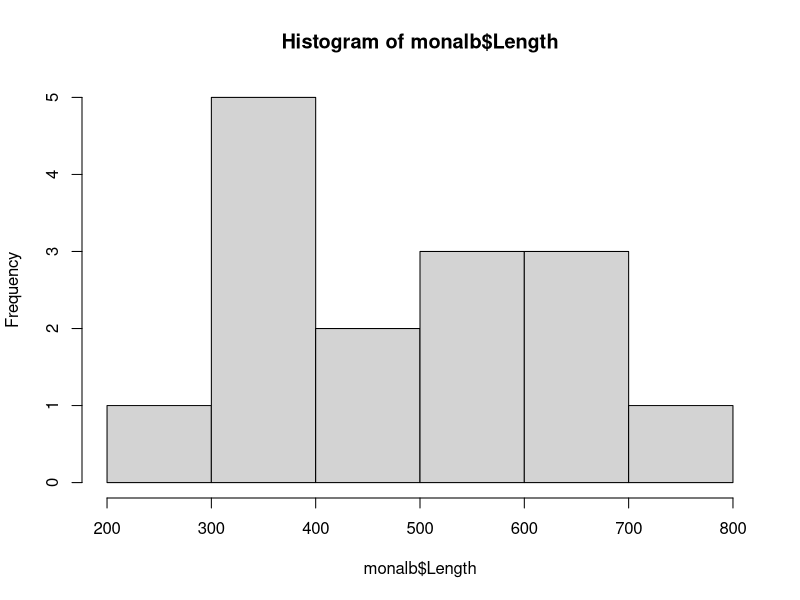

Recreate this plot in R. (Note: this script raises an error after producing the figure.)
## ---- chunk 1
library(tidyverse) #data manipulation
## ---- chunk 2
#read in organic material (om), this is somewhat of a misnomer
#these are basal resources in the food web
processed.om<-read.csv(file = "Data/Processed Samples/Processed_Samples_08_10_2020_om.csv", header = T)
colnames(processed.om)<-c("Date", "Year", "Slough", "Site", "Habitat", "Species", "ID", 
                          "Freezer", "Tube_Weight", "Total_Mass", "Comments", "Sorted", "neg_80_freezer", 
                          "Freeze_Dried", "Dried", "Crushed", "Isotope", "Decarb", "Entered_by", "Checked_by")


#read in and set colnames for invert file
processed.inverts<-read.csv(file = "Data/Processed Samples/Processed_Samples_08_10_2020_inverts.csv", header = T)
colnames(processed.inverts)<-c("Date", "Year", "Season", "Slough", "Site", "Habitat", "Method",
                               "Species", "ID", "Count", "Wet_Weight", "Comments", "Entered_by", "Checked_by", 
                               "Sorted", "neg_80_freezer", "Freeze_Dried", "Dried", "Crushed", "Isotope", "Decarb")

#read in and set colnames for vert file
processed.verts<-read.csv(file = "Data/Processed Samples/Processed_Samples_08_10_2020_verts.csv", header = T)
colnames(processed.verts)<-c("Date", "Year", "Season", "Slough", "Site", "Habitat", "Method",
                             "Species", "ID", "Length", "Wet_Weight", "Sex", "Stomach_Kept",
                             "Comments", "Entered_by", "Checked_by", "Sorted", "neg_80_freezer", 
                             "Freeze_Dried", "Dried", "Crushed", "Isotope", "Decarb")

#make sure there aren't other random columns being read in by selecting on those we want
processed.verts<-select(processed.verts, c(Date, Year, Season, Slough, Site, Habitat, Method,
                                           Species, ID, Length, Wet_Weight, Sex, Stomach_Kept,
                                           Comments, Entered_by, Checked_by, Sorted, neg_80_freezer, 
                                           Freeze_Dried, Dried, Crushed, Isotope, Decarb))

processed.cray<-read.csv(file = "Data/Processed Samples/Processed_Samples_08_10_2020_crayfish.csv", header = T)
colnames(processed.cray)<-c("Date", "Year", "Season", "Slough", "Site", "Habitat",
                            "Method", "Species", "ID", "Length", "Wet_Weight", "Sex", "Comments", "Sorted", "neg_80_freezer",
                            "Freeze_Dried", "Dried", "Crushed", "Isotope", "Decarb", "Entered_by", "Checked_by")

#There's still an issue with reading in these data related to the *s in the excel file
processed.zoo<-read.csv(file = "Data/Processed Samples/Processed_Samples_08_10_2020_zooplankton.csv", header = T)
colnames(processed.zoo)<-c("Month", "Year", "Slough", "Site", "Habitat", "Species", "ID", "Count", "Comments", "Sorted",
                           "neg_80_freezer", "Freeze_Dried", "Dried", "Isotope")


## ---- chunk 3
processed.om$Sample_Type<-"om"
processed.cray$Sample_Type<-"cray"
processed.inverts$Sample_Type<-"invert"
processed.verts$Sample_Type<-"vert"
processed.zoo$Sample_Type<-"zooplankton"
## ---- chunk 4
#join these data frames together
raw.processed.samples<-bind_rows(processed.om, processed.cray, processed.inverts, 
                                 processed.verts, processed.zoo) %>%
  arrange(Year, Season, Slough, Site, Habitat, Species, Method)

#drop the year column, will reattached
raw.samples.no.year<-select(raw.processed.samples, -Year)
sort(raw.samples.no.year$Date, decreasing = F)
samples.no.date<-filter(raw.samples.no.year, Date=="")

#split the date column into month, day, year 
raw.samples.date.sep<-separate(raw.samples.no.year, col="Date", into = c("Month", "Day", "Year"), sep = "/")

#change this year column to the old year column so that every entry has a year
raw.samples.date.sep$Year<-raw.processed.samples$Year

#check for erroneous values
sort(raw.samples.date.sep$Year, decreasing = T) #shows one entry is 2109, not 2019
sort(raw.samples.date.sep$Year, decreasing = F)

#fixing 2109 error
raw.samples.date.sep$Year[raw.samples.date.sep$Year==2109]<-2019

samples.sorted<-raw.samples.date.sep
## ---- chunk 5
#Month
month.error<-filter(samples.sorted, !Month %in% c(1:12)) 
levels(as.factor(samples.sorted$Month)) #What is in the month column anyway?
#fix month errors
samples.sorted$Month<-replace(samples.sorted$Month, samples.sorted$Month %in% c("2018", "2019"), "")
samples.sorted$Month<-replace(samples.sorted$Month, samples.sorted$Month == "N-18", 11)
samples.sorted$Month[samples.sorted$Year==2019 & grepl("Mi", samples.sorted$ID)]<-3
samples.sorted$Month[samples.sorted$Year==2018 & grepl("Mi", samples.sorted$ID)]<-12
#Set missing months for SRS wet-season sites to March
samples.sorted$Month[samples.sorted$Year==2019 & samples.sorted$Month=="" & samples.sorted$Slough=="SRS"] <- 3
#Set missing months for TSL wet-season sites to April
samples.sorted$Month[samples.sorted$Year==2019 & samples.sorted$Month=="" & samples.sorted$Slough=="TSL"] <- 4
#Set missing months for dry-season samples to November
samples.sorted$Month[samples.sorted$Year==2018 & samples.sorted$Month==""] <- 11


#Day
day.error<-filter(samples.sorted, !Day %in% c(1:31))
levels(as.factor(samples.sorted$Day)) 
#some samples were missing dates
#2019 (dry season) samples from march are being set to the 15th
samples.sorted$Day[samples.sorted$Year==2019 & is.na(samples.sorted$Day) & samples.sorted$Month == 3] <- 15
#Do the same for 2018 (wet season) for each month
samples.sorted$Day[samples.sorted$Year==2018 & is.na(samples.sorted$Day)] <- 15
#TSL 2019


#Year
year.error<-filter(samples.sorted, !Year %in%  c(2018, 2019))

#slough
slough.error<-filter(samples.sorted, !Slough %in% c("TSL", "SRS"))
#2 entries are not labeled as SRS or TSL
#Both are from TSL, fixing that here
samples.sorted$Slough[samples.sorted$Slough %in% c("","PMD", "MDW")]<-"TSL"
#Re-run slough.error to make sure the new output has 0 rows

#Check for season errors
season.error<-filter(samples.sorted, !Season %in% c("WET", "DRY"))

#Set season based on year
samples.sorted$Year<-as.numeric(samples.sorted$Year)
samples.sorted$Season<-as.character(samples.sorted$Season)
samples.sorted$Season[samples.sorted$Year==2018]<-"Wet"
samples.sorted$Season[samples.sorted$Year==2019]<-"Dry"

#Check for any remaining season errors, note capitalization is different
season.error<-filter(samples.sorted, !Season %in% c("Wet", "Dry"))

#Going to do method next, first want to separate TT and the subsequent number 
#This will allow for better calculations of density estimates for TT data if we want to 
#go that route at any point

#First, I need to edit in something between TT and the number to separate by
samples.sorted$Method<-gsub("1", "_1", samples.sorted$Method)
samples.sorted$Method<-gsub("2", "_2", samples.sorted$Method) 
samples.sorted$Method<-gsub("3","_3", samples.sorted$Method)

levels(as.factor(samples.sorted$Method))

#separate method and throw based on "_"
samples.sorted<-separate(samples.sorted, col = "Method", into = c("Method", "Throw"), sep = "_")

#check for throw errors
throw.error<-filter(samples.sorted, Method == "TT" & !Throw %in% c(1,2,3) | Method != "TT" & !is.na(Throw))

#check for method errors
method.error<-filter(samples.sorted, !Method %in% c("EFISH", "TT", "MT", "FR", "DF", "FT"))

#many samples were labelled "HAND" these are organisms and should more accurately be labelled free range
samples.sorted$Method[samples.sorted$Method=="HAND"]<-"FR"
#adding in FT (funnel trap) for zooplankton samples
samples.sorted$Method[grepl("Mi", samples.sorted$ID)]<-"FT"
#organic matter samples don't have a method, these I am also going to label as FR
samples.sorted$Method[is.na(samples.sorted$Method)]<-"FR"
#EFISH spelled as EFSISH, correcting
samples.sorted$Method[samples.sorted$Method=="EFSISH"]<-"EFISH"
#re-run method.error to make sure all error were corrected (0 rows in resulting object)

#now that method is in order, we can work on site
#work on the different levels of Site, if they are not efish, standardize 
#check errors for everything that isn't EFISH, these should all be the the alligator holes/ponds we targeted
#tt = throw trap
tt.site.error<-filter(samples.sorted, !Site %in% c("LJB", "CPB", "AH11", "AH13", "AHWG16", # 5 SRS Sites
                                                "AH02", "AH03", "AH05", "AH09", "AHMDB") & # 5 TSL Sites
                     Method!="EFISH")

levels(as.factor(tt.site.error$Site))

#check general site errors, EFISHing was done at sites besides our focal sites
#They were labeled based on the MDW site or closest MDW site/location
site.error<-filter(samples.sorted, !Site %in% c("LJB", "CPB", "AH11", "AH13", "AHWG16", # 5 SRS Sites
                                                "AH02", "AH03", "AH05", "AH09", "AHMDB"))# 5 TSL Sites
                   

levels(as.factor(site.error$Site))

#remove hyphens from site names
samples.sorted$Site<-gsub("-", "", samples.sorted$Site)

#Correct/ consolidate site names
samples.sorted$Site<-replace(samples.sorted$Site, samples.sorted$Site=="AH WG16", "AHWG16")
samples.sorted$Site<-replace(samples.sorted$Site, samples.sorted$Site=="AH2", "AH02")
samples.sorted$Site<-replace(samples.sorted$Site, samples.sorted$Site=="AH3", "AH03")
samples.sorted$Site<-replace(samples.sorted$Site, samples.sorted$Site=="AH5", "AH05")
samples.sorted$Site<-replace(samples.sorted$Site, samples.sorted$Site=="AH9", "AH09")
samples.sorted$Site<-replace(samples.sorted$Site, samples.sorted$Site %in% c("CATB", "CATPONDB", "AHCFP", "AH CATB"), "CPB")
samples.sorted$Site<-replace(samples.sorted$Site, samples.sorted$Site %in% c("AHMBD", "AHMDP"), "AHMDB")
samples.sorted$Site<-replace(samples.sorted$Site, samples.sorted$Site %in% c("LVG16", "WG16"), "AH02")
samples.sorted$Site<-replace(samples.sorted$Site, samples.sorted$Site %in% c("BJB", "LBJ"), "LJB")
samples.sorted$Site<-replace(samples.sorted$Site, samples.sorted$Site=="BJBAH", "AHBJB")
samples.sorted$Site<-replace(samples.sorted$Site, samples.sorted$Site %in% c("M. DITCH", "MADIERA DITCH"), "MD")
samples.sorted$Site<-replace(samples.sorted$Site, samples.sorted$Site %in% c("HYDRO E 37>(N)39", "HYDRO E 37.9", 
                                                                             "HYDRO E 37N", "HYDRO E 37N>9", "HYDRO E 37>9"), "37")

samples.sorted$Site<-replace(samples.sorted$Site, samples.sorted$Site=="TRAIL @ 8A", "8A")
samples.sorted$Site<-replace(samples.sorted$Site, samples.sorted$Site=="MBD", "MDB")



levels(as.factor(samples.sorted$Site))

#re-order column order
samples.sorted<-select(samples.sorted, ID, Species, Sample_Type, Season, Month, Day, Year, Slough, Site, Habitat, 
                       Method, Throw, Length, Wet_Weight, Sex, Stomach_Kept, Comments, everything())

#I already know the habitat variable needs work 
#Look at the various levels to get an idea of how to standardize them
levels(as.factor(samples.sorted$Habitat))

#explore hab levels I'm not immediate sure what they are
misc.hab.samples<-filter(samples.sorted, Habitat %in% c("", "?", "4", "M-NP", "M-P", "MAR-NP", "NP-M")) %>%
  arrange(Habitat)
#all the rows w/o a habitat are EFISH samples, I'll have to label their habitat based on the site label
#Habitat=="?" are minnow traps from BJB, going to leave these, no way to know what the habitat was at this point
#Habitat=="4" must be from efishing in the pond at AHWG16
#M-NP, MAR-NP, and NP-M are the face of the drift fence from the marsh - near pond border facing into the marsh
#will label as marsh
#M-P are the face fo the drift fence from the marsh that face the pond, will label as marsh

#need to investigate what "NP-P" and "P-NP" are too - pretty sure they're NP
p.np.samples<-filter(samples.sorted, Habitat %in% c("NP-P", "P-NP"))
mn.samples<-filter(samples.sorted, Habitat == "MN")
no.hab.samples<-filter(samples.sorted, Habitat == "") #need to come back to these, skipping for now
#these were the face of the drift fence in the near pond that faced into the pond 
#will relabel these to NP
samples.sorted$Habitat<-as.character(samples.sorted$Habitat)

#change various labelling that are all Marsh (Spikerush) to Marsh
samples.sorted$Habitat<-replace(samples.sorted$Habitat, samples.sorted$Habitat %in% 
                                  c("009->10+", "009->10", "E MARSH", "EMARSH", "MARSH", "N->HYDROSTATION", "N->SRS2A", "TRAIL",
                                    "ADJACENT MARSH AND EDGES OF MANGROVE ISLAND", "M-P", "M-NP", "MAR-NP", "NP-M",
                                    "009-10+", "B", "E-MARSH", "MARSH-T3", "MARSH #2", "MARSH 2", "N.HYDROSTATION"
                                  ),
                                "Marsh")

#Change variations of Near Pond to NP
samples.sorted$Habitat<-replace(samples.sorted$Habitat, samples.sorted$Habitat %in% 
                                  c("NEAR POND", "NP", "NP-P", "P-NP", "NEAR POND-T1", "NEAR POND-T2"),
                                "NP")

#Change various labels that represent the drift fence samples that were on the marsh - near pond border to edge
samples.sorted$Habitat<-replace(samples.sorted$Habitat, samples.sorted$Habitat %in% 
                                  c("EDGE", "M-NP", "MAR-NP", "NP-M", "MN"),
                                "Edge")

#Change various labels that all represent Pond
samples.sorted$Habitat<-replace(samples.sorted$Habitat, samples.sorted$Habitat %in% 
                                  c("POND", "CATB", "4", "POND TRAIL", "CREEK", "POND-T1", "POND-T2", "POND-T3", "POND ADJ MARSH",
                                    "POND-MT", "AH"),
                                "Pond")

#Change various labels that represent mangroves to Mangrove
samples.sorted$Habitat<-replace(samples.sorted$Habitat, samples.sorted$Habitat %in% 
                                  c("MANGROVE", "MANG", "MANGROVEROVE"),
                                "Mangrove")

#Change various labels that represent sawgrass ridges to "Sawgrass"
samples.sorted$Habitat<-replace(samples.sorted$Habitat, samples.sorted$Habitat %in% 
                                  c("SAWGRASS", "SAWGRASS MARSH", "SAWGRASS MARSH MARSH"),
                                "Sawgrass")
#fixing the habitat levels for those that are blank based on the site label
#they are all efishing so the site label is distinct for marsh vs pond
#missing that convert to Pond
samples.sorted$Habitat[samples.sorted$Site %in% c("BL-MD-B", "AH59A", "AH-CFP-B", "AH-SC", "AH12L", "AHBJB", "LJB", "CPB")]<-"Pond"


#missing that convert to marsh
samples.sorted$Habitat[samples.sorted$Site %in% c("23A", "HYDRO E 37->(N)39", "HYDRO E 37->9", "TRAIL @8A", '8A', "37", "TSC", 
                                                  "8B", "MDC")]<-"Marsh"

#need to take care of the empty and NA habitat levels, these are all EFISH
#empty - Pond
samples.sorted<-samples.sorted %>% group_by(Habitat) %>% 
  mutate(Habitat = ifelse(any(grepl("AH", Site)) & Habitat == "", "Pond", Habitat))
#NA - Pond
samples.sorted<-samples.sorted %>% group_by(Habitat) %>% 
  mutate(Habitat = ifelse(any(grepl("AH", Site)) & is.na(Habitat), "Pond", Habitat))

#empty - Marsh
samples.sorted<-samples.sorted %>% group_by(Habitat) %>% 
  mutate(Habitat = ifelse(any(!grepl("AH", Site)) & Habitat == "", "Marsh", Habitat))
#NA - Marsh
samples.sorted<-samples.sorted %>% group_by(Habitat) %>% 
  mutate(Habitat = ifelse(any(!grepl("AH", Site)) & is.na(Habitat), "Marsh", Habitat))

#There are some Habitat==NA, looking at what those are here
hab.na<-filter(samples.sorted, is.na(Habitat))


#check levels again, only ?, Marsh, NP, Edge, Pond, Mangrove, and Sawgrass should remain
levels(as.factor(samples.sorted$Habitat))

#after running this, change Site==AHBJB to Site==BJB, I wanted to retain the AH until now to switch the habitat to Pond for those data
samples.sorted$Site<-replace(samples.sorted$Site, samples.sorted$Site=="AHBJB", "BJB")
levels(as.factor(samples.sorted$Site))

#some species IDs are 1 instead of 01 for example, need to correct this
#First need to separate spp abbreviations and ID's, then I can edit the numbers
samples.sorted.Id.split<-separate(samples.sorted, col = ID, into = c("id_abbr", "id_num"), sep = "(?<=[A-Za-z])(?=[0-9])")

#check the levels of id_abbr
levels(as.factor(samples.sorted.Id.split$id_abbr))
filter(samples.sorted.Id.split, id_abbr=="")

#remove * from id_num
samples.sorted.Id.split$id_num<-(gsub("**", "", samples.sorted.Id.split$id_num, fixed = T))
samples.sorted.Id.split$id_num<-(gsub("*", "", samples.sorted.Id.split$id_num, fixed = T))
#check to see if any * remain
sort(samples.sorted.Id.split$id_num, decreasing = F)
sort(samples.sorted.Id.split$id_num, decreasing = T)
#this is a specific sample that has * in the csv file
Mi166<-filter(samples.sorted.Id.split, id_abbr=="Mi" & id_num==166) #looks like they are both gone now
id.ast<-filter(samples.sorted.Id.split, grepl("*", id_num, fixed = T))

samples.sorted.Id.split$id_num[samples.sorted.Id.split$id_num==1]<-"01"
samples.sorted.Id.split$id_num[samples.sorted.Id.split$id_num==2]<-"02"
samples.sorted.Id.split$id_num[samples.sorted.Id.split$id_num==3]<-"03"
samples.sorted.Id.split$id_num[samples.sorted.Id.split$id_num==4]<-"04"
samples.sorted.Id.split$id_num[samples.sorted.Id.split$id_num==5]<-"05"
samples.sorted.Id.split$id_num[samples.sorted.Id.split$id_num==6]<-"06"
samples.sorted.Id.split$id_num[samples.sorted.Id.split$id_num==7]<-"07"
samples.sorted.Id.split$id_num[samples.sorted.Id.split$id_num==8]<-"08"
samples.sorted.Id.split$id_num[samples.sorted.Id.split$id_num==9]<-"09"

#Peri is also abbreviated Pr here, but PR everywhere else, changing to PR
samples.sorted.Id.split$id_abbr[samples.sorted.Id.split$id_abbr=="Pr"]<-"PR"


#recombine id_abbr and id_num into ID
samples.sorted.Id.unite<-unite(samples.sorted.Id.split, col = "ID", c(id_abbr, id_num), sep = "")
#now re-write samples.sorted with this object
samples.sorted<-samples.sorted.Id.unite %>% arrange(Year, Season, Slough, Site, Habitat, Species, ID, Sample_Type)

#Need to organize/consolidate different Species codes
levels(as.factor(samples.sorted$Species))
no.species<-filter(samples.sorted, Species=="") #no idea, this seems like it's a blank row

#wtf is Automeris fabricus?
autfab<-filter(samples.sorted, Species == "AUTOMERIUS FABIRCUS") #no clue... some invert I guess?

#make replacements
samples.sorted$Species<-replace(samples.sorted$Species, samples.sorted$Species=="Peri Sweaters", "PEREPI")
samples.sorted$Species<-replace(samples.sorted$Species, samples.sorted$Species=="Peri Mat", "PERMAT")
samples.sorted$Species<-replace(samples.sorted$Species, samples.sorted$Species=="Peri Sweaters", "PEREPI")
samples.sorted$Species<-replace(samples.sorted$Species, samples.sorted$Species=="Peri", "PERIPH")
samples.sorted$Species<-replace(samples.sorted$Species, samples.sorted$Species %in% c("Algae Ball", "ALGAE BALL"), "ALGBAL")
samples.sorted$Species<-replace(samples.sorted$Species, samples.sorted$Species %in% c("TYHPA", "TYPHA C", "TYPHA/TYSPP", "TYPSPP"), 
                                "TYPDOM")
samples.sorted$Species<-replace(samples.sorted$Species, samples.sorted$Species %in% c("ELECEL J", "ELECEL U"), "ELECEL")
## ---- chunk 6
#size classes are only assigned to vertebrate taxa based on length
#standard length for fishes, snout-vent length for herps

#Southern Cricket Frog, 
samples.sorted$size_class[samples.sorted$Species=='ACRIPT']<-'A.gry1'

#Yellow bullhead, Ameiurus natalis 
samples.sorted$size_class[samples.sorted$Species=='AMENAT' & samples.sorted$Length<=96]<-'A.nat1'
samples.sorted$size_class[samples.sorted$Species=='AMENAT' & samples.sorted$Length>96 & samples.sorted$Length<=135]<-'A.nat2'
samples.sorted$size_class[samples.sorted$Species=='AMENAT' & samples.sorted$Length>135 & samples.sorted$Length<=175]<-'A.nat3'
samples.sorted$size_class[samples.sorted$Species=='AMENAT' & samples.sorted$Length>175]<-'A.nat4'
#check to make sure its working 
filter(samples.sorted, Species == 'AMENAT') %>% select(size_class) #checks out

#Brown bullhead, Ameiurus nebulosus 
samples.sorted$size_class[samples.sorted$Species=='AMENEB' & samples.sorted$Length<=96]<-'A.neb1'
samples.sorted$size_class[samples.sorted$Species=='AMENEB' & samples.sorted$Length>96 & samples.sorted$Length<=135]<-'A.neb2'
samples.sorted$size_class[samples.sorted$Species=='AMENEB' & samples.sorted$Length>135 & samples.sorted$Length<=175]<-'A.neb3'
samples.sorted$size_class[samples.sorted$Species=='AMENEB' & samples.sorted$Length>175]<-'A.neb4'

#Bowfin, Amia calva
samples.sorted$size_class[samples.sorted$Species=='AMICAL' & samples.sorted$Length<=70]<-'A.cal1'
samples.sorted$size_class[samples.sorted$Species=='AMICAL' & samples.sorted$Length>70]<-'A.cal2'

#Oscar, Astronotus ocellatus
samples.sorted$size_class[samples.sorted$Species=='ASTOCE']<-'A.oce1'

#Two-toed Amphiuma, Amphiuma means
samples.sorted$size_class[samples.sorted$Species=='AMPMEA']<-'A.mea1'

#American Eel, Anguilla rostrata
samples.sorted$size_class[samples.sorted$Species=='ANGROS']<-'A.ros1'

#Pirate Perch, Aphredoderus sayanus
samples.sorted$size_class[samples.sorted$Species=='APHSAY']<-'A.say1'

#Pike killifish, Belonesox belizanus
samples.sorted$size_class[samples.sorted$Species=='BELBEL' & samples.sorted$Length<=64]<-'B.bel1'
samples.sorted$size_class[samples.sorted$Species=='BELBEL' & samples.sorted$Length>64]<-'B.bel2'

#Black Acara, Cichlasoma bimaculatum
samples.sorted$size_class[samples.sorted$Species=='CICBIM']<-'C.bim1'

#Jaguar Guapote, Cichlasoma managuense
samples.sorted$size_class[samples.sorted$Species=='CICMAN']<-'C.man1'

#Peacock Bass, Cichlasoma ocellaris
samples.sorted$size_class[samples.sorted$Species=='CICOCE']<-'C.oce1'

#Mayan Cichlid, Cichlasoma urophthalmus
samples.sorted$size_class[samples.sorted$Species=='CICURO' & samples.sorted$Length<=120]<-'C.uro1'
samples.sorted$size_class[samples.sorted$Species=='CICURO' & samples.sorted$Length>120]<-'C.uro2'

#Walking Catfish, Clarias batrachus
samples.sorted$size_class[samples.sorted$Species=='CLABAT']<-'C.bat1'

#Sheepshead Minnow, Cyprinodon variegatus
samples.sorted$size_class[samples.sorted$Species=='CIPVAR']<-'C.var1'

#Everyglades Pygmy Sunfish, Elassoma evergladei
samples.sorted$size_class[samples.sorted$Species=='ELAEVE']<-'E.eve1'

#Bluespotted Sunfish, Enneacanthus gloriosus
samples.sorted$size_class[samples.sorted$Species=='ENNGLO']<-'E.glo1'

#Lake Chubsucker, Erimyzon sucetta
#Two ERISUC weren't measured but estimated lengths are in the comments
#adding those lengths into the lengths column so they can have a size class
samples.sorted$Length[samples.sorted$ID %in% c('EU01', 'EU02')]<-c(50, 98)
#create size classes
samples.sorted$size_class[samples.sorted$Species=='ERISUC' & samples.sorted$Length<=100]<-'E.suc1'
samples.sorted$size_class[samples.sorted$Species=='ERISUC' & samples.sorted$Length>100 & 
                           samples.sorted$Length<=150]<-'E.suc2'
samples.sorted$size_class[samples.sorted$Species=='ERISUC' & samples.sorted$Length>150]<-'E.suc3'

#Golden Topminnow, Fundulus chrysotus
samples.sorted$size_class[samples.sorted$Species=='FUNCHR' & samples.sorted$Length<=40]<-'F.chr1'
samples.sorted$size_class[samples.sorted$Species=='FUNCHR' & samples.sorted$Length>40]<-'F.chr2'

#Redfin Pickerel, Esox americanus 
samples.sorted$size_class[samples.sorted$Species=='ESOAME']<-'E.ame1'

#Marsh Killifish, Fundulus confluentus
samples.sorted$size_class[samples.sorted$Species=='FUNCON']<-'F.con1'

#Eastern Mosquitofish, Gambusia holbrooki
samples.sorted$size_class[samples.sorted$Species=='GAMHOL' & samples.sorted$Length<=17]<-'G.hol1'
samples.sorted$size_class[samples.sorted$Species=='GAMHOL' & samples.sorted$Length>17]<-'G.hol2'

#African Jewelfish, Hemicrhomis letourneuxi
samples.sorted$size_class[samples.sorted$Species=='HEMLET']<-'H.let1'

#Least Killifish, Heterandria formosa
samples.sorted$size_class[samples.sorted$Species=='HETFOR' & samples.sorted$Length<=12]<-'H.for1'
samples.sorted$size_class[samples.sorted$Species=='HETFOR' & samples.sorted$Length>12]<-'H.for2'

#Brown Hoplo, Hoplosternum littorale 
samples.sorted$size_class[samples.sorted$Species=='HOPLIT']<-'H.lit1'

#Flagfish, Jordanella floridae
samples.sorted$size_class[samples.sorted$Species=='JORFLO' & samples.sorted$Length<=18]<-'J.flo1'
samples.sorted$size_class[samples.sorted$Species=='JORFLO' & samples.sorted$Length>18]<-'J.flo2'

#Brook Silverside, Labidesthes sicculus
samples.sorted$size_class[samples.sorted$Species=='LABSIC']<-'L.sic1'

#Florida Gar, Lepisosteus platyrhincus
samples.sorted$size_class[samples.sorted$Species=='LEPPLA' & samples.sorted$Length<=450]<-'L.pla1'
samples.sorted$size_class[samples.sorted$Species=='LEPPLA' & samples.sorted$Length>450]<-'L.pla2'

#Warmouth, Lepomis gulosus
samples.sorted$size_class[samples.sorted$Species=='LEPGUL' & samples.sorted$Length<=71]<-'L.gul1'
samples.sorted$size_class[samples.sorted$Species=='LEPGUL' & samples.sorted$Length>71 & 
                           samples.sorted$Length<=95]<-'L.gul2'
samples.sorted$size_class[samples.sorted$Species=='LEPGUL' & samples.sorted$Length>95 & 
                           samples.sorted$Length<=120]<-'L.gul3'
samples.sorted$size_class[samples.sorted$Species=='LEPGUL' & samples.sorted$Length>120]<-'L.gul4'

#Bluegill, Lepomis macrochirus
samples.sorted$size_class[samples.sorted$Species=='LEPMAC']<-'L.mac1'

#Dollar Sunfish, Lepomis marginatus
samples.sorted$size_class[samples.sorted$Species=='LEPMAR']<-'L.mar1'

#Redear Sunfish, Lepomis microlophus
#some LEPMIC have a space after LEPMIC in the species column and are omitted
#correction for that
samples.sorted$Species[samples.sorted$Species=='LEPMIC ']<-'LEPMIC'
#size classes
samples.sorted$size_class[samples.sorted$Species=='LEPMIC' & samples.sorted$Length<=100]<-'L.mic1'
samples.sorted$size_class[samples.sorted$Species=='LEPMIC' & samples.sorted$Length>100]<-'L.mic2'

#Spotted Sunfish, Lepomis punctatus
samples.sorted$size_class[samples.sorted$Species=='LEPPUN' & samples.sorted$Length<=40]<-'L.pun1'
samples.sorted$size_class[samples.sorted$Species=='LEPPUN' & samples.sorted$Length>40 & 
                           samples.sorted$Length<=90]<-'L.pun2'
samples.sorted$size_class[samples.sorted$Species=='LEPPUN' & samples.sorted$Length>90]<-'L.pun3'

#Bluefin Killifish, Lucania goodei
samples.sorted$size_class[samples.sorted$Species=='LUCGOO' & samples.sorted$Length<=17.5]<-'L.goo1'
samples.sorted$size_class[samples.sorted$Species=='LUCGOO' & samples.sorted$Length>17.5]<-'L.goo2'

#Peacock Eel, Macrognathus siamensis
samples.sorted$size_class[samples.sorted$Species=='MACSIA']<-'M.sia1'

#Largemouth Bass, Micropterus salmoides
samples.sorted$size_class[samples.sorted$Species=='MICSAL']<-'M.sal1'

#Inland Silverside, Menidia berylina
samples.sorted$size_class[samples.sorted$Species=='MENBER']<-'M.ber1'

#Asian Swwamp Eel, Monopterus albus
#distribution of sizes
monalb<-filter(samples.sorted, Species == 'MONALB')
hist(monalb$Length)

#create size classes
samples.sorted$size_class[samples.sorted$Species=='MONALB' & samples.sorted$Length<=275]<-'M.alb1'
samples.sorted$size_class[samples.sorted$Species=='MONALB' & samples.sorted$Length>275 & 
                           samples.sorted$Length<=450]<-'M.alb2'
samples.sorted$size_class[samples.sorted$Species=='MONALB' & samples.sorted$Length>450 & 
                           samples.sorted$Length<=625]<-'M.alb3'
samples.sorted$size_class[samples.sorted$Species=='MONALB' & samples.sorted$Length>625]<-'M.alb4'

#Florida Green Water Snake, Nerodia floridana
samples.sorted$size_class[samples.sorted$Species=='NERFLO']<-'N.flo1'

#Tadpole Madtom, Noturus gyrinus
samples.sorted$size_class[samples.sorted$Species=='NOTGYR']<-'N.gyr1'

#Coastal Shiner, Notropis petersoni
samples.sorted$size_class[samples.sorted$Species=='NOTPET']<-'N.pet1'

#Peninsula Newt, Notophthalmus viridescens
samples.sorted$size_class[samples.sorted$Species=='NOTVIR']<-'N.vir1'

#Blue Tilapia, Oreochromis aureus
samples.sorted$size_class[samples.sorted$Species=='OREAUR']<-'O.aur1'

#Sailfin Molly, Poecilia latipinna
samples.sorted$size_class[samples.sorted$Species=='POELAT' & samples.sorted$Length<=20]<-'P.lat1'
samples.sorted$size_class[samples.sorted$Species=='POELAT' & samples.sorted$Length>20]<-'P.lat2'

#Everglades Pygmy Siren, Psuedobranchus axanthus
samples.sorted$size_class[samples.sorted$Species=='PSEAXA']<-'P.axa1'

#Pig Frog, Rana grylio
samples.sorted$size_class[samples.sorted$Species=='RANATP']<-'R.gry1'
samples.sorted$size_class[samples.sorted$Species=='RANGRY']<-'R.gry2'

#Greater Siren, Sirens lacertina
samples.sorted$size_class[samples.sorted$Species=='SIRLAC']<-'S.lac1'

#Spotted Tilapia, Tilapia mariae
samples.sorted$size_class[samples.sorted$Species=='TILMAR']<-'T.mar1'

#Snook
samples.sorted$size_class[samples.sorted$Species=="SNOOK"]<-"C.und1"

#Look for rows that still don't have a size class - should only have empcups or damaged specimens
size_class.error<-filter(samples.sorted, is.na(size_class) & Sample_Type=="vert")
## ---- chunk 7
#sort and write out to csv
samples.sorted %>% arrange(Year, Season, Slough, Site, Habitat, Species, ID, size_class, Sample_Type) %>%
    write.csv(file = "Outputs/Processed Samples/processed_samples_qaqc.csv", row.names = F)

sample.size<-samples.sorted %>% group_by(Year, Species) %>% summarise(n=n())

write.csv(sample.size, file = "Outputs/Processed Samples/sample_size_year_species.csv", row.names = F)

#To facilitate looking at output
samples.sorted<-samples.sorted %>% arrange(Year, Species, Slough, Habitat, Site)

#Examining a couple specific groups
tilmar.2018<-samples.sorted %>% filter(Species=="TILMAR", Year==2018) %>% 
  arrange(ID)

belbel<-samples.sorted %>% filter(Species == "BELBEL")

